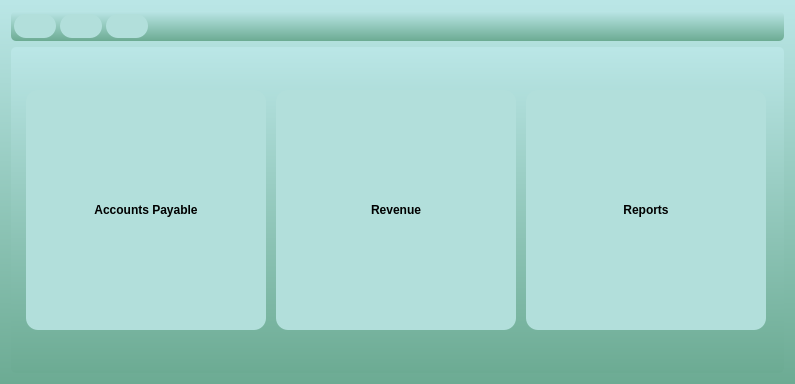
<?xml version="1.0" encoding="UTF-8"?>
<ui version="4.0">
 <class>FinanceApp</class>
 <widget class="QWidget" name="FinanceApp">
  <property name="geometry">
   <rect>
    <x>0</x>
    <y>0</y>
    <width>795</width>
    <height>384</height>
   </rect>
  </property>
  <property name="windowTitle">
   <string>FinanceApp</string>
  </property>
  <property name="styleSheet">
   <string notr="true">QWidget
{
	
	background-color: qlineargradient(spread:pad, x1:1, y1:1, x2:1, y2:0, stop:0 rgba(108, 171, 147, 255), stop:0.994318 rgba(186, 230, 230, 255));
	border-radius: 5px;
}
QPushButton
{
	background-color: #b2dfdb;
	/*color: #fff;*/
	font-size: 12px;
	font-weight: bold;
	border: none;
	border-radius: 12px;
	padding: 5px;

}


QPushButton::disabled
{
	background-color: #5c5c5c;

}


QPushButton::pressed
{
	
	background-color: qlineargradient(spread:reflect, x1:1, y1:1, x2:0.982955, y2:0.5, stop:0 rgba(166, 214, 202, 255), stop:0.607955 rgba(196, 236, 226, 255));
}


/*-----QCheckBox-----*/
QCheckBox
{
	background-color: transparent;
	color: #fff;
	font-size: 10px;
	font-weight: bold;
	border: none;
	border-radius: 5px;

}


/*-----QCheckBox-----*/
QCheckBox::indicator
{
    color: #b1b1b1;
    background-color: #323232;
    border: 1px solid darkgray;
    width: 12px;
    height: 12px;

}


QCheckBox::indicator:checked
{
    image:url(&quot;./ressources/check.png&quot;);
	background-color: #ff3333;
    border: 1px solid #ff3333;

}


QCheckBox::indicator:unchecked:hover
{
    border: 1px solid #ff3333;

}


QCheckBox::disabled
{
	color: #656565;

}


QCheckBox::indicator:disabled
{
	background-color: #656565;
	color: #656565;
    border: 1px solid #656565;

}


/*-----QLineEdit-----*/
QLineEdit
{
	background-color: #c2c7d5;
	color: #000;
	font-weight: bold;
	border: none;
	border-radius: 2px;
	padding: 3px;

}


/*-----QListView-----*/
QListView
{
	background-color: #333333;
	color: #fff;
	font-size: 12px;
	font-weight: bold;
	border: 1px solid #191919;
	show-decoration-selected: 0;
	padding-left: -13px;
	padding-right: -13px;

}


QListView::item
{
	color: #31cecb;
	background-color: #454e5e;
	border: none;
	padding: 5px;
	border-radius: 0px;
	padding-left : 10px;
	height: 42px;

}

QListView::item:selected
{
	color: #000;
	background-color: #ff3333;

}


QListView::item:!selected
{
	color:white;
	background-color: transparent;
	border: none;
	padding-left : 10px;

}


QListView::item:!selected:hover
{
	color: #000;
	background-color: #bcbdbb;
	border: none;
	padding-left : 10px;

}


/*-----QTreeView-----*/
QTreeView 
{
	background-color: #252525;
	show-decoration-selected: 0;
	color: #c2c8d7;

}


QTreeView::item 
{
	border-top-color: transparent;
	border-bottom-color: transparent;

}


QTreeView::item:hover 
{
	background-color: #bcbdbb;
	color: #000;

}


QTreeView::item:selected 
{
	background-color: #ff3333;
	color: #000;

}


QTreeView::item:selected:active
{
	background-color: #ff3333;
	color: #000;

}


QTreeView::branch:has-children:!has-siblings:closed,
QTreeView::branch:closed:has-children:has-siblings 
{
	image: url(://tree-closed.png);

}

QTreeView::branch:open:has-children:!has-siblings,
QTreeView::branch:open:has-children:has-siblings  
{
	image: url(://tree-open.png);

}


/*-----QTableView &amp; QTableWidget-----*/
QTableView
{
    background-color: #252525;
	border: 1px solid gray;
    color: #f0f0f0;
    gridline-color: gray;
    outline : 0;

}


QTableView::disabled
{
    background-color: #242526;
    border: 1px solid #32414B;
    color: #656565;
    gridline-color: #656565;
    outline : 0;

}


QTableView::item:hover 
{
    background-color: #bcbdbb;
    color: #000;

}


QTableView::item:selected 
{
	background-color: #ff3333;
    color: #000;

}


QTableView::item:selected:disabled
{
    background-color: #1a1b1c;
    border: 2px solid #525251;
    color: #656565;

}


QTableCornerButton::section
{
	background-color: #343a49;
    color: #fff;

}


QHeaderView::section
{
	color: #fff;
	border-top: 0px;
	border-bottom: 1px solid gray;
	border-right: 1px solid gray;
	background-color: #343a49;
    margin-top:1px;
	margin-bottom:1px;
	padding: 5px;

}


QHeaderView::section:disabled
{
    background-color: #525251;
    color: #656565;

}


QHeaderView::section:checked
{
    color: #000;
    background-color: #ff3333;

}


QHeaderView::section:checked:disabled
{
    color: #656565;
    background-color: #525251;

}


QHeaderView::section::vertical::first,
QHeaderView::section::vertical::only-one
{
    border-top: 1px solid #353635;

}


QHeaderView::section::vertical
{
    border-top: 1px solid #353635;

}


QHeaderView::section::horizontal::first,
QHeaderView::section::horizontal::only-one
{
    border-left: 1px solid #353635;

}


QHeaderView::section::horizontal
{
    border-left: 1px solid #353635;

}


/*-----QScrollBar-----*/
QScrollBar:horizontal 
{
    background-color: transparent;
    height: 8px;
    margin: 0px;
    padding: 0px;

}


QScrollBar::handle:horizontal 
{
    border: none;
	min-width: 100px;
    background-color: #9b9b9b;

}


QScrollBar::add-line:horizontal, 
QScrollBar::sub-line:horizontal,
QScrollBar::add-page:horizontal, 
QScrollBar::sub-page:horizontal 
{
    width: 0px;
    background-color: transparent;

}


QScrollBar:vertical 
{
    background-color: transparent;
    width: 8px;
    margin: 0;

}


QScrollBar::handle:vertical 
{
    border: none;
	min-height: 100px;
    background-color: #9b9b9b;

}


QScrollBar::add-line:vertical, 
QScrollBar::sub-line:vertical,
QScrollBar::add-page:vertical, 
QScrollBar::sub-page:vertical 
{
    height: 0px;
    background-color: transparent;

}
</string>
  </property>
  <layout class="QVBoxLayout" name="verticalLayout">
   <item>
    <widget class="QWidget" name="widget_2" native="true">
     <layout class="QHBoxLayout" name="horizontalLayout_2">
      <property name="spacing">
       <number>4</number>
      </property>
      <property name="leftMargin">
       <number>3</number>
      </property>
      <property name="topMargin">
       <number>3</number>
      </property>
      <property name="rightMargin">
       <number>3</number>
      </property>
      <property name="bottomMargin">
       <number>3</number>
      </property>
      <item>
       <widget class="QPushButton" name="pushButton_4">
        <property name="toolTip">
         <string>Finance settings</string>
        </property>
        <property name="whatsThis">
         <string>Settings</string>
        </property>
        <property name="text">
         <string/>
        </property>
        <property name="icon">
         <iconset resource="procurementsys.qrc">
          <normaloff>:/financeicons/textures/PNG/031-time.png</normaloff>:/financeicons/textures/PNG/031-time.png</iconset>
        </property>
       </widget>
      </item>
      <item>
       <widget class="QPushButton" name="pushButton_5">
        <property name="toolTip">
         <string>Financial Analysis</string>
        </property>
        <property name="whatsThis">
         <string>Financial Analysis</string>
        </property>
        <property name="text">
         <string/>
        </property>
        <property name="icon">
         <iconset resource="procurementsys.qrc">
          <normaloff>:/financeicons/textures/PNG/013-bar chart.png</normaloff>:/financeicons/textures/PNG/013-bar chart.png</iconset>
        </property>
       </widget>
      </item>
      <item>
       <widget class="QPushButton" name="pushButton_6">
        <property name="toolTip">
         <string>Banking</string>
        </property>
        <property name="whatsThis">
         <string>Banking</string>
        </property>
        <property name="text">
         <string/>
        </property>
        <property name="icon">
         <iconset resource="procurementsys.qrc">
          <normaloff>:/financeicons/textures/PNG/018-bank.png</normaloff>:/financeicons/textures/PNG/018-bank.png</iconset>
        </property>
       </widget>
      </item>
      <item>
       <spacer name="horizontalSpacer">
        <property name="orientation">
         <enum>Qt::Horizontal</enum>
        </property>
        <property name="sizeHint" stdset="0">
         <size>
          <width>40</width>
          <height>20</height>
         </size>
        </property>
       </spacer>
      </item>
     </layout>
    </widget>
   </item>
   <item>
    <widget class="QWidget" name="widget" native="true">
     <layout class="QHBoxLayout" name="horizontalLayout">
      <item>
       <widget class="QPushButton" name="pushButton">
        <property name="sizePolicy">
         <sizepolicy hsizetype="Minimum" vsizetype="MinimumExpanding">
          <horstretch>0</horstretch>
          <verstretch>0</verstretch>
         </sizepolicy>
        </property>
        <property name="maximumSize">
         <size>
          <width>240</width>
          <height>240</height>
         </size>
        </property>
        <property name="text">
         <string>Accounts Payable</string>
        </property>
       </widget>
      </item>
      <item>
       <widget class="QPushButton" name="pushButton_2">
        <property name="sizePolicy">
         <sizepolicy hsizetype="Minimum" vsizetype="MinimumExpanding">
          <horstretch>0</horstretch>
          <verstretch>0</verstretch>
         </sizepolicy>
        </property>
        <property name="maximumSize">
         <size>
          <width>240</width>
          <height>240</height>
         </size>
        </property>
        <property name="text">
         <string>Revenue</string>
        </property>
       </widget>
      </item>
      <item>
       <widget class="QPushButton" name="pushButton_3">
        <property name="sizePolicy">
         <sizepolicy hsizetype="Minimum" vsizetype="MinimumExpanding">
          <horstretch>0</horstretch>
          <verstretch>0</verstretch>
         </sizepolicy>
        </property>
        <property name="maximumSize">
         <size>
          <width>240</width>
          <height>240</height>
         </size>
        </property>
        <property name="text">
         <string>Reports</string>
        </property>
       </widget>
      </item>
     </layout>
    </widget>
   </item>
  </layout>
 </widget>
 <layoutdefault spacing="6" margin="11"/>
 <resources>
  <include location="procurementsys.qrc"/>
 </resources>
 <connections/>
</ui>
